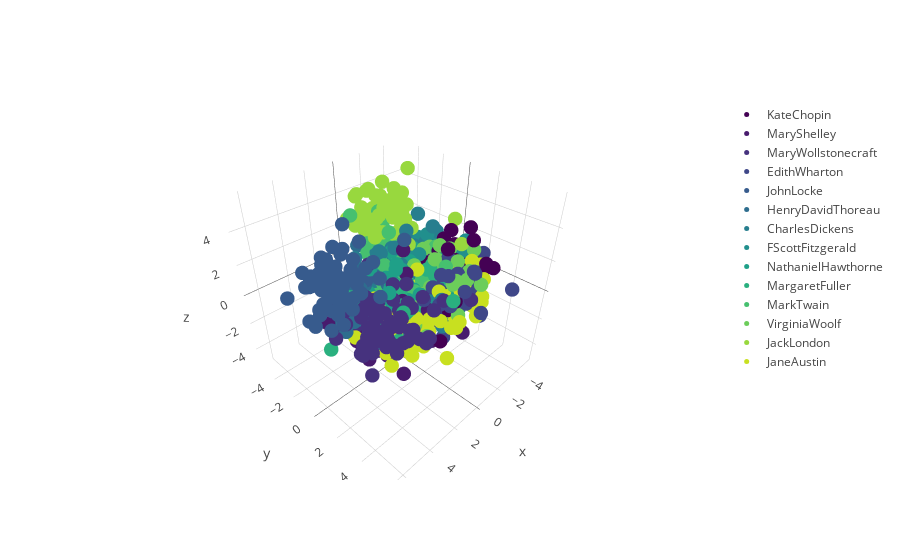

The cell this chart's notebook holds for it:
### Code cell
# by author
traces_for_plot_unique = []
for key, value in author_num.items():
    df = doc_vec_unique_id_df[doc_vec_unique_id_df['author'] == value]
    traces_for_plot_unique.append(df)

traces_unique_author = []
for trace in traces_for_plot_unique:
    trace1 = go.Scatter3d(
    x = trace['x'],
    y = trace['y'],
    z = trace['z'],
    mode='markers',
    name = authors[trace['author'].values[0]],
    marker=dict(
        size=5,
        color= 'rgba' + str(cmap_author[(trace['author'].values[0])]),
    )
    )
    traces_unique_author.append(trace1)

layout = go.Layout(showlegend=True)
# # Make a figure object
fig = go.Figure(data= traces_unique_author, layout = layout)

# Send to Plotly and show in notebook
iplot(fig, filename='test1')
